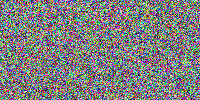
Frame 1 (no input)
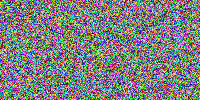
Frame 60 (the mouse pressed at the canvas centre just before this capture)
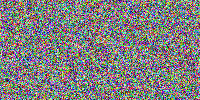
Frame 120 (the mouse held since frame 60 and released just before this capture)

The Processing sketch that drew these frames (run headless with seeded random() and noise(); from frame 60 on, the mouse is pressed at the canvas centre):

// Processing sketch: random_pixel_colors
// ── random_pixel_colors.pde

void setup(){
  size(200,100);
}


void draw(){
    // get total pixels in window
    int totalPixels = width * height;
    // tell p5 we want to access the pixel array
    loadPixels();
    
    // loop through all the pixels
    for(int i = 0; i < totalPixels; i++){
      // create a random color
      color c = color( random(255), random(255), random(255) );
      // set the color of the pixel
      pixels[i] = c;
    }
    
    // update the pixels array
    updatePixels();
}
